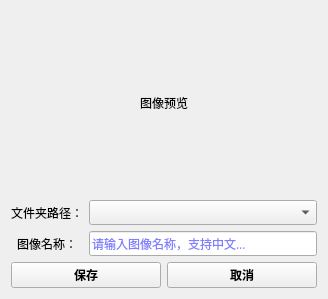
<?xml version="1.0" encoding="UTF-8"?>
<ui version="4.0">
 <class>Image</class>
 <widget class="QWidget" name="Image">
  <property name="geometry">
   <rect>
    <x>0</x>
    <y>0</y>
    <width>328</width>
    <height>299</height>
   </rect>
  </property>
  <property name="font">
   <font>
    <family>微软雅黑</family>
   </font>
  </property>
  <property name="windowTitle">
   <string>截图预览</string>
  </property>
  <property name="windowIcon">
   <iconset resource="../images.qrc">
    <normaloff>:/按钮图标/Window/res/图标.png</normaloff>:/按钮图标/Window/res/图标.png</iconset>
  </property>
  <layout class="QVBoxLayout" name="verticalLayout" stretch="6,1,1">
   <item>
    <widget class="QLabel" name="label">
     <property name="text">
      <string>图像预览</string>
     </property>
     <property name="alignment">
      <set>Qt::AlignmentFlag::AlignCenter</set>
     </property>
    </widget>
   </item>
   <item>
    <layout class="QGridLayout" name="gridLayout">
     <item row="0" column="0">
      <widget class="QLabel" name="label_2">
       <property name="text">
        <string>文件夹路径：</string>
       </property>
       <property name="alignment">
        <set>Qt::AlignmentFlag::AlignCenter</set>
       </property>
      </widget>
     </item>
     <item row="0" column="1">
      <widget class="QComboBox" name="comboBox">
       <property name="palette">
        <palette>
         <active>
          <colorrole role="WindowText">
           <brush brushstyle="SolidPattern">
            <color alpha="255">
             <red>0</red>
             <green>0</green>
             <blue>255</blue>
            </color>
           </brush>
          </colorrole>
          <colorrole role="Text">
           <brush brushstyle="SolidPattern">
            <color alpha="255">
             <red>0</red>
             <green>0</green>
             <blue>255</blue>
            </color>
           </brush>
          </colorrole>
          <colorrole role="PlaceholderText">
           <brush brushstyle="SolidPattern">
            <color alpha="128">
             <red>0</red>
             <green>0</green>
             <blue>255</blue>
            </color>
           </brush>
          </colorrole>
         </active>
         <inactive>
          <colorrole role="WindowText">
           <brush brushstyle="SolidPattern">
            <color alpha="255">
             <red>0</red>
             <green>0</green>
             <blue>255</blue>
            </color>
           </brush>
          </colorrole>
          <colorrole role="Text">
           <brush brushstyle="SolidPattern">
            <color alpha="255">
             <red>0</red>
             <green>0</green>
             <blue>255</blue>
            </color>
           </brush>
          </colorrole>
          <colorrole role="PlaceholderText">
           <brush brushstyle="SolidPattern">
            <color alpha="128">
             <red>0</red>
             <green>0</green>
             <blue>255</blue>
            </color>
           </brush>
          </colorrole>
         </inactive>
         <disabled>
          <colorrole role="WindowText">
           <brush brushstyle="SolidPattern">
            <color alpha="255">
             <red>120</red>
             <green>120</green>
             <blue>120</blue>
            </color>
           </brush>
          </colorrole>
          <colorrole role="Text">
           <brush brushstyle="SolidPattern">
            <color alpha="255">
             <red>120</red>
             <green>120</green>
             <blue>120</blue>
            </color>
           </brush>
          </colorrole>
          <colorrole role="PlaceholderText">
           <brush brushstyle="SolidPattern">
            <color alpha="128">
             <red>0</red>
             <green>0</green>
             <blue>0</blue>
            </color>
           </brush>
          </colorrole>
         </disabled>
        </palette>
       </property>
      </widget>
     </item>
     <item row="1" column="0">
      <widget class="QLabel" name="label_3">
       <property name="text">
        <string>图像名称：</string>
       </property>
       <property name="alignment">
        <set>Qt::AlignmentFlag::AlignCenter</set>
       </property>
      </widget>
     </item>
     <item row="1" column="1">
      <widget class="QLineEdit" name="lineEdit">
       <property name="palette">
        <palette>
         <active>
          <colorrole role="WindowText">
           <brush brushstyle="SolidPattern">
            <color alpha="255">
             <red>0</red>
             <green>0</green>
             <blue>255</blue>
            </color>
           </brush>
          </colorrole>
          <colorrole role="Text">
           <brush brushstyle="SolidPattern">
            <color alpha="255">
             <red>0</red>
             <green>0</green>
             <blue>255</blue>
            </color>
           </brush>
          </colorrole>
          <colorrole role="PlaceholderText">
           <brush brushstyle="SolidPattern">
            <color alpha="128">
             <red>0</red>
             <green>0</green>
             <blue>255</blue>
            </color>
           </brush>
          </colorrole>
         </active>
         <inactive>
          <colorrole role="WindowText">
           <brush brushstyle="SolidPattern">
            <color alpha="255">
             <red>0</red>
             <green>0</green>
             <blue>255</blue>
            </color>
           </brush>
          </colorrole>
          <colorrole role="Text">
           <brush brushstyle="SolidPattern">
            <color alpha="255">
             <red>0</red>
             <green>0</green>
             <blue>255</blue>
            </color>
           </brush>
          </colorrole>
          <colorrole role="PlaceholderText">
           <brush brushstyle="SolidPattern">
            <color alpha="128">
             <red>0</red>
             <green>0</green>
             <blue>255</blue>
            </color>
           </brush>
          </colorrole>
         </inactive>
         <disabled>
          <colorrole role="WindowText">
           <brush brushstyle="SolidPattern">
            <color alpha="255">
             <red>120</red>
             <green>120</green>
             <blue>120</blue>
            </color>
           </brush>
          </colorrole>
          <colorrole role="Text">
           <brush brushstyle="SolidPattern">
            <color alpha="255">
             <red>120</red>
             <green>120</green>
             <blue>120</blue>
            </color>
           </brush>
          </colorrole>
          <colorrole role="PlaceholderText">
           <brush brushstyle="SolidPattern">
            <color alpha="128">
             <red>0</red>
             <green>0</green>
             <blue>0</blue>
            </color>
           </brush>
          </colorrole>
         </disabled>
        </palette>
       </property>
       <property name="placeholderText">
        <string>请输入图像名称，支持中文...</string>
       </property>
      </widget>
     </item>
    </layout>
   </item>
   <item>
    <layout class="QHBoxLayout" name="horizontalLayout" stretch="0,0">
     <item>
      <widget class="QPushButton" name="pushButton">
       <property name="font">
        <font>
         <family>微软雅黑</family>
         <bold>true</bold>
        </font>
       </property>
       <property name="text">
        <string>保存</string>
       </property>
      </widget>
     </item>
     <item>
      <widget class="QPushButton" name="pushButton_2">
       <property name="font">
        <font>
         <family>微软雅黑</family>
         <bold>true</bold>
        </font>
       </property>
       <property name="text">
        <string>取消</string>
       </property>
      </widget>
     </item>
    </layout>
   </item>
  </layout>
 </widget>
 <resources>
  <include location="../images.qrc"/>
 </resources>
 <connections>
  <connection>
   <sender>pushButton_2</sender>
   <signal>clicked()</signal>
   <receiver>Image</receiver>
   <slot>close()</slot>
   <hints>
    <hint type="sourcelabel">
     <x>275</x>
     <y>321</y>
    </hint>
    <hint type="destinationlabel">
     <x>186</x>
     <y>175</y>
    </hint>
   </hints>
  </connection>
 </connections>
</ui>
